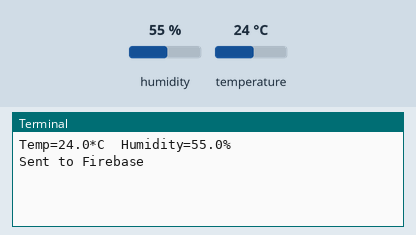
Recording of a program running on a simulated Raspberry Pi (BCM pin numbers). Parts: the last lines printed to the terminal. The inputs (shaded band) are chosen by the test bench; at power-on: humidity 55 %, temperature 24 °C. Each call to the cloud database takes 0.3 s, and an entry nobody has set reads as its off value or as empty.

Above: at 1.2 s.
1.3 s: humidity set to 22 %
At 3.1 s:
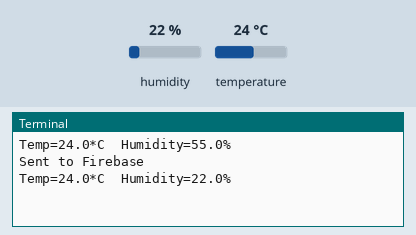
4.2 s: temperature set to 12 °C
At 6.6 s:
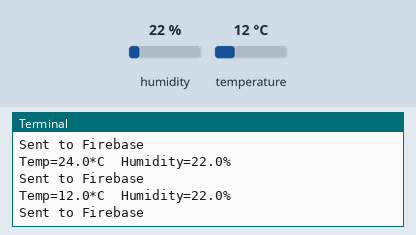
7.1 s: humidity set to 40 %
At 10.7 s:
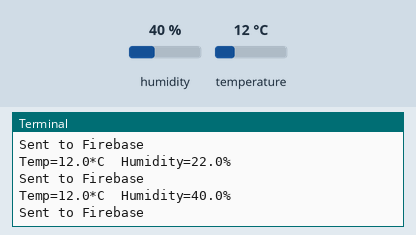
Timing chart, 0 to 12.2 s (numbered marks = the images above; inputs shaded):
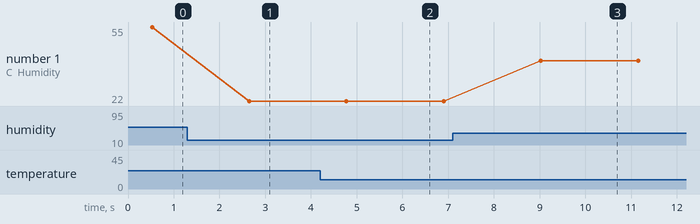

The program:

DataAquisition_DigitalSensor_RasPi.py
```python
import Adafruit_DHT # Library for interfacing with the DHT11 sensor
import time
import pyrebase # Library for Firebase integration

# Firebase configuration
config = {
    "apiKey": "your_api_key",
    "authDomain": "your_auth_domain",
    "databaseURL": "your_database_url",
    "storageBucket": "your_dbProject_name.appspot.com"}

# Initialize Firebase
firebase = pyrebase.initialize_app(config)

# Initialize the Firebase database
db = firebase.database()

# Define the sensor type (DHT11)
sensor = Adafruit_DHT.DHT11

# Define the GPIO pin to which the sensor is connected (pin 23)
pin = 23

# Start an infinite loop to continuously acquire and send sensor data
while True:
    humidity, temperature = Adafruit_DHT.read_retry(sensor, pin)

    # Check if valid sensor readings were obtained
    if humidity is not None and temperature is not None:
        print('Temp={0:0.1f}*C  Humidity={1:0.1f}%'.format(temperature, humidity))
        data = {"Temperature" : temperature, "Humidity" : humidity}

        # Push the data to the Firebase database under the "Status" node
        db.child("Status").push(data)

        # Update the data in Firebase (overwrite the previous data)
        db.update(data)
        print("Sent to Firebase")
    else:
        print('Failed to get reading. Try again!')

    time.sleep(1) # Wait for 1 second before the next sensor reading
```

Measured:
- after the input at 1.3 s, the terminal: prints a new line after 1.4 s (image 1)
- after the input at 4.2 s, the terminal: prints a new line after 0.58 s (image 2)
- after the input at 7.1 s, the terminal: prints a new line after 1.9 s (image 3)
- plotted number 1: 55 → 22 after the input at 1.3 s, 22 → 40 after the input at 7.1 s
